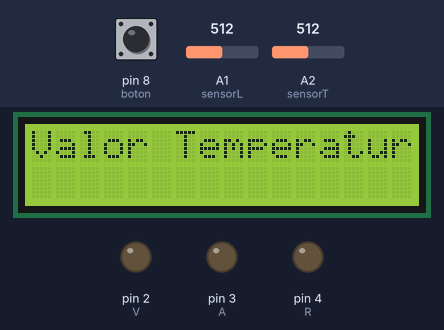
Recording of a sketch running on a simulated Arduino Uno, built with avr-gcc and run on an emulated ATmega328P. Shown: 16×2 character LCD, output pins drawn as LEDs (lit = HIGH). The inputs (shaded band) are chosen by the test bench; at power-on: A2 (sensorT) = 512, A1 (sensorL) = 512, pin 8 (boton) LOW.

Above: at 1.2 s.
1.3 s: A2 (sensorT) set to 333
5.7 s: A2 (sensorT) set to 306
At 9.3 s:
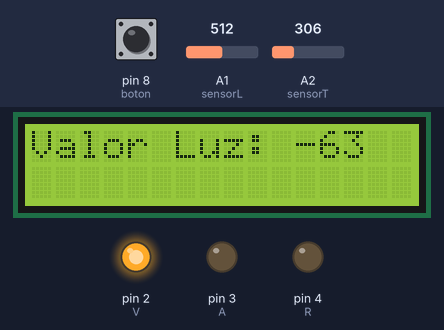
10.1 s: A1 (sensorL) set to 716
At 13.4 s:
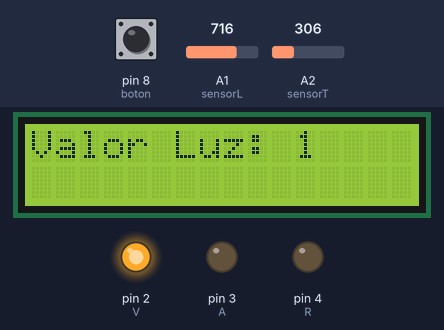
14.5 s: A2 (sensorT) set to 89
18.3 s: A2 (sensorT) set to 71
At 21.4 s:
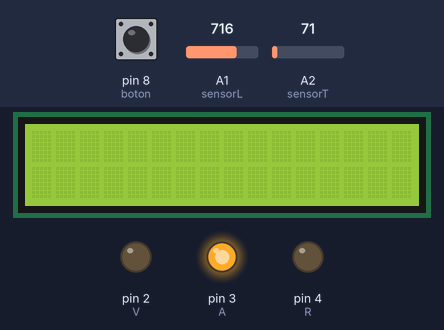
22.7 s: A1 (sensorL) set to 900
At 27.4 s:
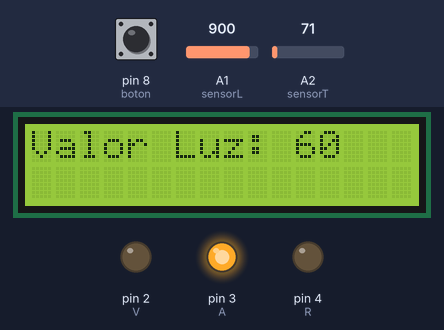
Timing chart, 0 to 28.1 s (numbered marks = the images above; inputs shaded):
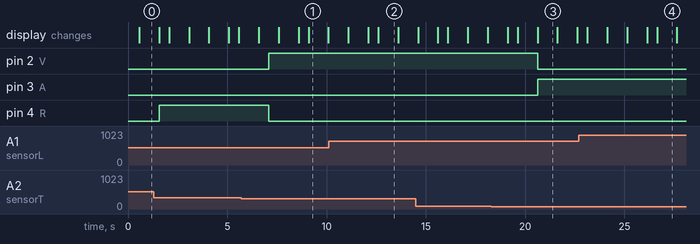

The sketch:

tp_5_valdez1.ino
```cpp
#include <LiquidCrystal.h>
LiquidCrystal LCD (7, 9, 5, 13, 6, 12);
#define boton 8
#define sensorL A1
#define sensorT A2
#define V 2
#define A 3
#define R 4
int estado = 0;

void setup()
{
  LCD.begin( 16, 2);
  LCD.setCursor(0 , 0);

  pinMode(sensorL, INPUT);
  pinMode(sensorT, INPUT);
  pinMode(boton, INPUT);
  pinMode(V, OUTPUT);
  pinMode(A, OUTPUT);
  pinMode(R, OUTPUT);
}
void loop()
{
  int valorT = analogRead(sensorT);
  int valorL = analogRead(sensorL);
  int valorAnalogoT = map(valorT,20,358,0,100);
  int valorAnalogoL = map(valorL,711,1022,0,100);
  if (digitalRead(boton) == !1)
  {
    estado = estado + 1;
    delay(500);
  }
 if (estado == 1)
  {
  	LCD.print("Valor Temperatura: ");
	LCD.print(valorAnalogoT);
    delay(1000);
    LCD.clear();
  }
 else if (estado == 2)
  {
 	LCD.print("Valor Luz: ");
 	LCD.print(valorAnalogoL);
    delay(1000);
    LCD.clear();
   }
  else if (estado == 3)
   {
    estado = 0;
   }
  if (valorAnalogoT > 90)
  {
    digitalWrite(R, 1);
    digitalWrite(V, 0);
    digitalWrite(A, 0);
  }

  else if (valorAnalogoT < 18)
  {
    digitalWrite(A, 1);
    digitalWrite(V, 0);
    digitalWrite(R, 0);
  }
  else if (valorAnalogoT > 18 and valorAnalogoT < 90)
  {
    digitalWrite(V, 1);
    digitalWrite(R, 0);
    digitalWrite(A, 0);
  }
}
```

Measured:
- the behaviour switches between 325 and 324 on A2 (sensorT) (found by bisection; images 0 and 1)
- the behaviour switches between 81 and 80 on A2 (sensorT) (found by bisection; images 2 and 3)
- after the input at 5.7 s, pin 2 (V): LOW → HIGH after 1.4 s; pin 4 (R): HIGH → LOW after 1.4 s
- after the input at 18.3 s, pin 2 (V): HIGH → LOW after 2.3 s; pin 3 (A): LOW → HIGH after 2.3 s
- what the display in image 1 shows lasts 1.0 s, from 9.1 s to 10.1 s
